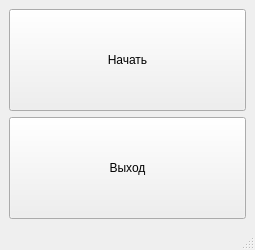
<?xml version="1.0" encoding="UTF-8"?>
<ui version="4.0">
 <class>MainWindow</class>
 <widget class="QMainWindow" name="MainWindow">
  <property name="geometry">
   <rect>
    <x>0</x>
    <y>0</y>
    <width>255</width>
    <height>250</height>
   </rect>
  </property>
  <property name="windowTitle">
   <string>MainWindow</string>
  </property>
  <property name="windowIcon">
   <iconset>
    <normaloff>../../../../Downloads/dom_u2yggv8wc3d0_32.png</normaloff>../../../../Downloads/dom_u2yggv8wc3d0_32.png</iconset>
  </property>
  <property name="styleSheet">
   <string notr="true"/>
  </property>
  <widget class="QWidget" name="centralwidget">
   <layout class="QVBoxLayout" name="verticalLayout">
    <item>
     <widget class="QPushButton" name="pushButton">
      <property name="sizePolicy">
       <sizepolicy hsizetype="Minimum" vsizetype="Preferred">
        <horstretch>0</horstretch>
        <verstretch>0</verstretch>
       </sizepolicy>
      </property>
      <property name="styleSheet">
       <string notr="true"/>
      </property>
      <property name="text">
       <string>Начать</string>
      </property>
     </widget>
    </item>
    <item>
     <widget class="QPushButton" name="pushButton_2">
      <property name="sizePolicy">
       <sizepolicy hsizetype="Minimum" vsizetype="Preferred">
        <horstretch>0</horstretch>
        <verstretch>0</verstretch>
       </sizepolicy>
      </property>
      <property name="styleSheet">
       <string notr="true"/>
      </property>
      <property name="text">
       <string>Выход</string>
      </property>
     </widget>
    </item>
   </layout>
  </widget>
  <widget class="QMenuBar" name="menubar">
   <property name="geometry">
    <rect>
     <x>0</x>
     <y>0</y>
     <width>255</width>
     <height>17</height>
    </rect>
   </property>
  </widget>
  <widget class="QStatusBar" name="statusbar"/>
 </widget>
 <resources/>
 <connections/>
</ui>
